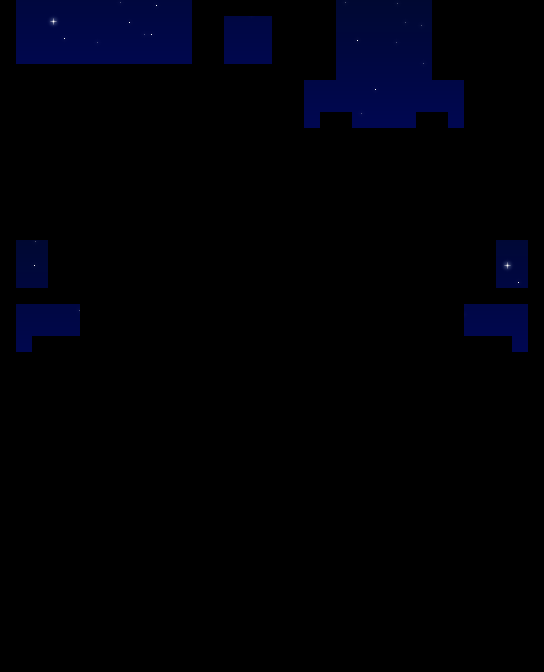

This is a level from a 2D game, rendered from its Tiled map with the project's own tilesets. A one-line summary and the map file follow, with tile-layer data summarised:
An orthogonal 34x42 tile map with 16x16 px tiles, 1 tile layer (Back).

<map version="1.10" tiledversion="1.10.1" orientation="orthogonal" renderorder="right-down" width="34" height="42" tilewidth="16" tileheight="16" infinite="0" nextlayerid="16" nextobjectid="9">
 <tileset firstgid="1" name="z_Cloudy_Ocean_BG_1" tilewidth="16" tileheight="16" tilecount="2976" columns="93">
  <image source="z_Cloudy_Ocean_BG1_Night.png" width="1500" height="520" />
 </tileset>
 <layer id="1" name="Back" width="34" height="42">
  <data>[1428 cells, 139 non-empty, 139 distinct tile ids]</data>
 </layer>
 <objectgroup id="2" name="Back" />
</map>
